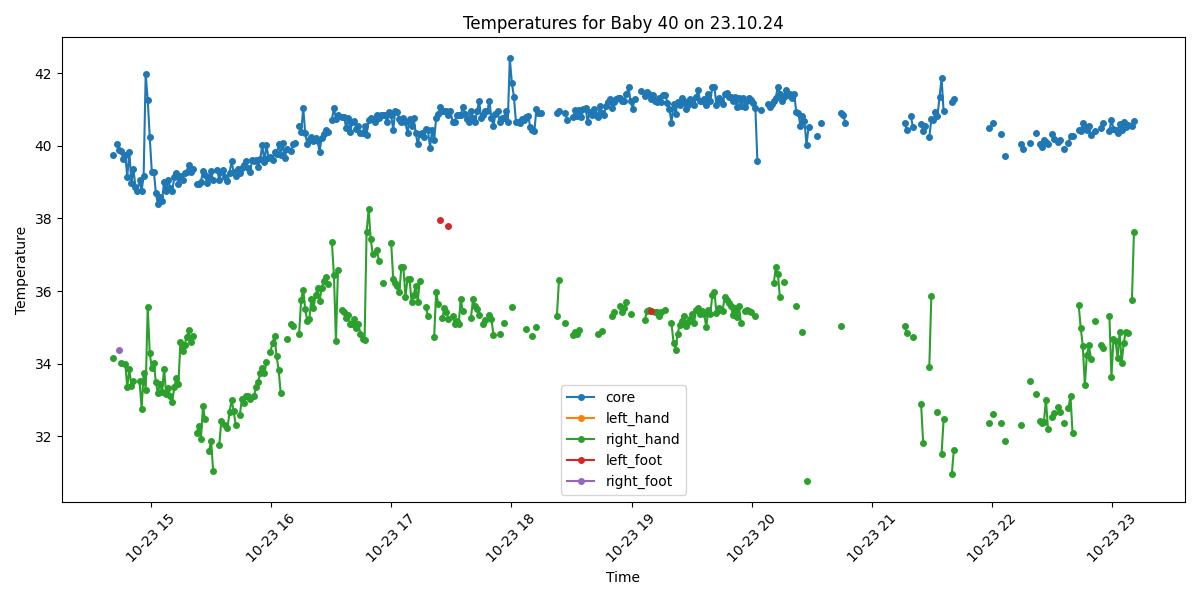
#> input picture diagnosis/40/23.10.24/23.10.24.png, 1200 x 600 px; its folder holds only this picture in this run
$ jupyter execute all_temperatures.ipynb
#> lines starting #> are read from the running program, lines starting #| are printed output that depends on the picture; after the words box and inside, x2 and y2 are one past the last pixel; in counts of white or black regions, pixels touching at a corner belong together
[cell 1]
import cv2
import pytesseract
import matplotlib.pyplot as plt
import numpy as np
import re
import glob
import random
from skimage.color import deltaE_ciede2000, rgb2lab

[cell 2]
#print version of pytesseract
print("verions:", pytesseract.get_tesseract_version())
#> (this line was passed over: pytesseract is not available in this run)

# Several images:

[cell 3]
def process_image (image):
    # Preprocess the image (convert to grayscale and apply thresholding)
    gray = cv2.cvtColor(image, cv2.COLOR_BGR2GRAY)
    _, thresh = cv2.threshold(gray, 250, 255, cv2.THRESH_BINARY_INV)

    # Use Tesseract to do OCR on the image
    custom_config = r'--oem 3 --psm 7 -c tessedit_char_whitelist=0123456789.'


    #custom_config = r'--oem 3 --psm 6'
    text = pytesseract.image_to_string(thresh, config=custom_config)
    print(text)
    return thresh, text


def process_region(region):
    # Preprocess the image (convert to grayscale and apply thresholding)
    thresh, text = process_image(region)
    numbers = re.findall(r"\d+\.?\d*", text)
    # add decimal point if there isn't
    for i in range(len(numbers)):
        if len(numbers[i]) == 3:
            numbers[i] = numbers[i][:2] + "." + numbers[i][2]
    return numbers

[cell 4]
def all_images (path, plot=True):
    # Iterate through each image in the folder
#> called with path = 'diagnosis/40/23.10.24/23.10.24.png', plot = True
    print(f"Processing: {path}")

    image = cv2.imread(path)
#> image is the input picture: shape (600, 1200, 3); mean B, G, R 247, 247.9, 244.3
    if image is None:
        print(f"Error loading image: {path}")
        return

    if image.shape[1] > image.shape[0]: #landscape
        u = [15, 139, 70, 33]
        l = [15, 392, 70, 33]
    else:
        u = [15, 139, 70, 33]
        l = [15, 455, 70, 33]

    ux, uy, uw, uh = u  # Upper region
    lx, ly, lw, lh = l  # Lower region

    # image[y:y+h, x:x+w]
    square_region_upper = image[uy:uy+uh, ux:ux+uw]
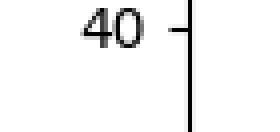
#> square_region_upper: shape (33, 70, 3) (shown 4 times larger); min 0, max 255, mean 244.2
    square_region_lower = image[ly:ly+lh, lx:lx+lw]
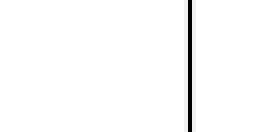
#> square_region_lower: shape (33, 70, 3) (shown 4 times larger); min 0, max 255, mean 251

    if plot:
        plt.figure(figsize=(3, 1))  # Adjust size for better visualization

        plt.subplot(1, 2, 1)  # 1 row, 2 columns, first subplot
        plt.imshow(cv2.cvtColor(square_region_upper, cv2.COLOR_BGR2RGB))
        plt.axis("off")
        plt.subplot(1, 2, 2)  # 1 row, 2 columns, second subplot
        plt.imshow(cv2.cvtColor(square_region_lower, cv2.COLOR_BGR2RGB))
        plt.axis("off")

        plt.tight_layout()
        plt.show()
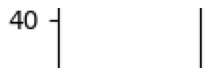
#> figure drawn by matplotlib, 2 panels

    numbers = process_region(square_region_upper)
#> in process_image, `_, thresh = cv2.threshold(gray, 250, 255, cv2.THRESH_BINARY_INV)`:
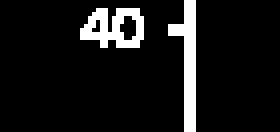
#> thresh: shape (33, 70) (shown 4 times larger); 9.1% white; 2 white regions, box (x1, y1, x2, y2) and area: (42, 0, 49, 33) 111, (20, 2, 36, 12) 100
    numbers2 = process_region(square_region_lower)

    if plot:
        if len(numbers) > 0 and len(numbers2) > 0:
            print(f"   Max Value: {max(numbers)}           |       Min Value: {min(numbers2)}")
            return float(max(numbers)), float(min(numbers2))

        elif numbers == []:
            print(f"Min Value: {min(numbers2)}")
            print("No max value detected")
        elif numbers2 == []:
            print(f"Max Value: {max(numbers)}")
            print("No min value detected")

        print("-" * 100)  # Separator for readability
    else:
        return float(max(numbers)), float(min(numbers2))

## Horizontal:

[cell 5]
import os
folder_path_horizontal = "/home/martina/codi2/40/23.10.24/"

# Get a list of all image files in the folder
image_paths_horizontal = sorted([f for f in glob.glob(os.path.join(folder_path_horizontal, "*")) if "VIS" not in f])

print(len(image_paths_horizontal))


for path in image_paths_horizontal[:2]:
    all_images(path)
#> (the call stopped at in process_image, `text = pytesseract.image_to_string(thresh, config=custom_config)`: pytesseract is not available in this run)
